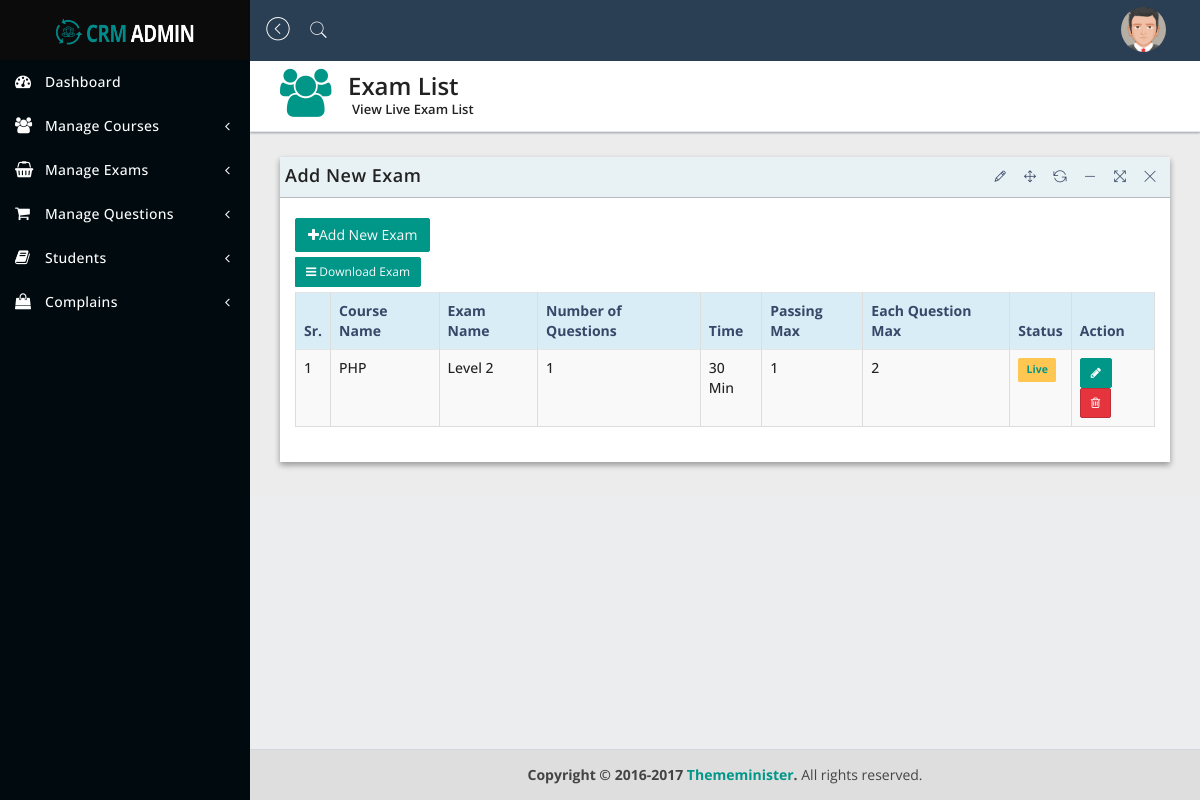
/view_live_exam.php (signed in), run on an earlier commit of the app's database.
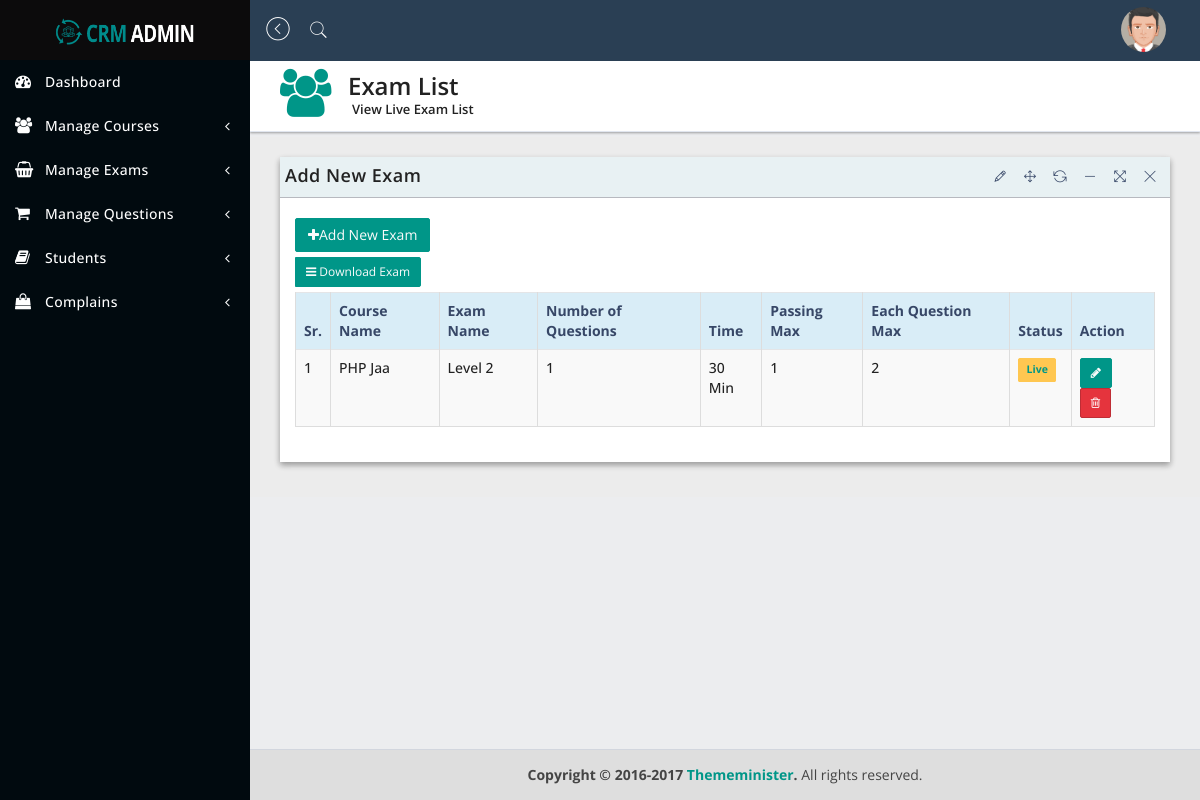
And on a later commit of the database.
### tables this page shows
CREATE TABLE `add_course` (
  `id` int(10) NOT NULL,
  `cname` varchar(250) NOT NULL
);

### view_live_exam.php (the view, shortened to what this page needs)
<?php
include('includes/header.php');
include('includes/sidebar.php');
include('includes/connection.php');
$sel = "SELECT * FROM add_new_exam";
$query = mysqli_query($db,$sel);
?>
   <div class="content-wrapper">
      <section class="content-header">
         <div class="header-icon">
            <i class="fa fa-users"></i>
         </div>
         <div class="header-title">
            <h1>Exam List</h1>
            <small>View Live Exam List</small>
         </div>
      </section>
      <section class="content">
         <div class="row">
            <div class="col-sm-12">
               <div class="panel panel-bd lobidrag">
                  <div class="panel-heading">
                     <div class="btn-group" id="buttonexport">
                        <a href="#">
                           <h4>Add New Exam</h4>
                        </a>
                     </div>
                  </div>
                  <div class="panel-body">
                     <div class="btn-group">
                        <div class="buttonexport" id="buttonlist">
                           <a class="btn btn-add" href="add_new_exam.php"> <i class="fa fa-plus"></i>Add New Exam
                           </a>
                        </div>
                        <button class="btn btn-exp btn-sm dropdown-toggle" data-toggle="dropdown"><i class="fa fa-bars">&nbsp;</i>Download Exam</button>
                     </div>
                     <br>
                     <div class="table-responsive">
                        <table id="dataTableExample1" class="table table-bordered table-striped table-hover">
                           <thead>
                              <tr class="info">
                                 <th>Sr.</th>
                                 <th>Course Name</th>
                                 <th>Exam Name</th>
                                 <th>Number of Questions</th>
                                 <th>Time</th>
                                 <th>Passing Max</th>
                                 <th>Each Question Max</th>
                                 <th>Status</th>
                                 <th>Action</th>
                              </tr>
                           </thead>
                           <?php
                              $sr = 1;
                              while( $row = mysqli_fetch_array($query,MYSQLI_BOTH))
                              {
                                 $courseId = $row['course_id'];
                                 $selExamName = mysqli_query($db,"SELECT * FROM add_course WHERE id = '$courseId'");
                                 while($getExamName = mysqli_fetch_array($selExamName,MYSQLI_BOTH))
                                 {
                           ?>
                           <tbody>
                              <tr>
                                 <td><?php echo $sr++;?></td>
                                 <td><?php echo $getExamName['cname'] ?></td>
                                 <td><?php echo $row['ename']; ?></td>
                                 <td><?php echo $row['nquestion']; ?></td>
                                 <td><?php echo $row['exam_time']; ?></td>
                                 <td><?php echo $row['pmax']; ?></td>
                                 <td><?php echo $row['equestionm']; ?></td>
                                 <td>
                                    <span class="label-warning label label-default">
                                    <?php if($row['status'] == '1')
                                    {
                                    echo "<a href='code.php?flag=17&status=0&id=$row[id]'>Pause</a>";
                                    }
                                    else
                                    {
                                    echo "<a href='code.php?flag=17&status=1&id=$row[id]'>Live</a>";
                                    } ?></span>
                                 </td>
                                 <td>
                                    <button type="button" class="btn btn-add btn-sm" data-toggle="modal" data-target="#<?php echo $row['id'] ?>"><i class="fa fa-pencil"></i></button>
                                    <button type="button" class="btn btn-danger btn-sm" data-toggle="modal" data-target="#customer2"><i class="fa fa-trash-o"></i> </button>
                                 </td>
                              </tr>
                              <?php
                              }
                           }
                           ?>
                           </tbody>
                        </table>
                     </div>
                  </div>
               </div>
            </div>
         </div>
      </section>
   </div>
   <?php include('includes/footer.php'); ?>

What changed in the data, as far as the page shows it:
changed add_course: cname "PHP" → "PHP Jaa"
